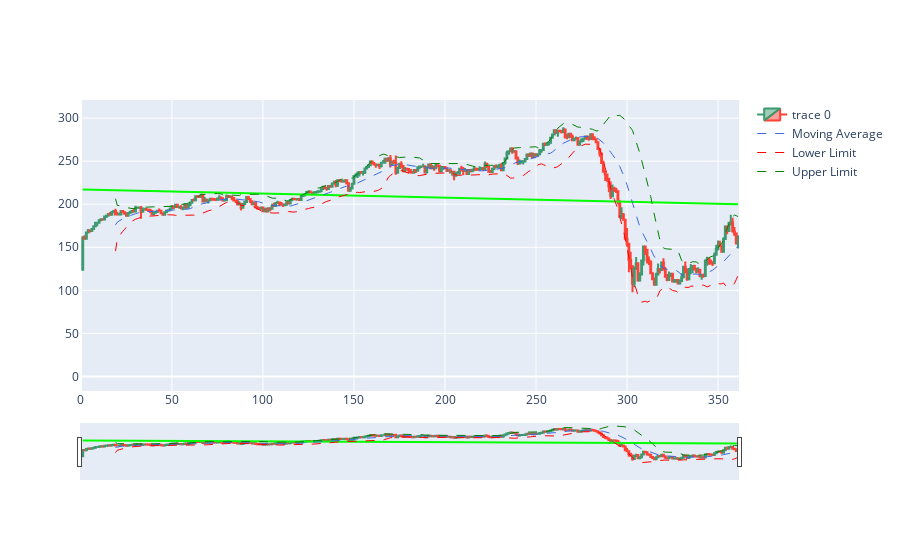

The notebook cell saved with this chart:
### Code cell
fig.add_trace(go.Scatter(x=df.index, y=df['MA'], name='Moving Average',
                         line = dict(color='royalblue', width=1, dash='dash')));
fig.add_trace(go.Scatter(x=df.index, y=df['lower'], name='Lower Limit',
                         line = dict(color='red', width=1, dash='dash')));
fig.add_trace(go.Scatter(x=df.index, y=df['upper'], name='Upper Limit',
                         line = dict(color='green', width=1, dash='dash')));

fig.show();

### Figure 1 — Plotly figure (JSON) as saved in the notebook; plotly's stock layout.template omitted (floating-point values rounded to 4 significant figures; data arrays with more than 128 entries replaced by an {"elided": "..."} marker saying what was removed)
{"data": [{"close": {"elided": "362 float values"}, "high": {"elided": "362 float values"}, "low": {"elided": "362 float values"}, "open": {"elided": "362 float values"}, "type": "candlestick", "x": {"elided": "362 int values"}}, {"hovertemplate": "<b>OLS trendline</b><br>y = -0.0475686 * x + 217.054<br>R<sup>2</sup>=0.012238<br><br>x=%{x}<br>y=%{y} <b>(trend)</b><extra></extra>", "legendgroup": "", "line": {"color": "#00ff00"}, "marker": {"color": "#636efa", "symbol": "circle"}, "mode": "lines", "name": "", "showlegend": false, "type": "scatter", "x": {"elided": "361 int values"}, "xaxis": "x", "y": {"elided": "361 float values"}, "yaxis": "y"}, {"line": {"color": "royalblue", "dash": "dash", "width": 1}, "name": "Moving Average", "type": "scatter", "x": {"elided": "362 int values"}, "y": {"elided": "362 float values"}}, {"line": {"color": "red", "dash": "dash", "width": 1}, "name": "Lower Limit", "type": "scatter", "x": {"elided": "362 int values"}, "y": {"elided": "362 float values"}}, {"line": {"color": "green", "dash": "dash", "width": 1}, "name": "Upper Limit", "type": "scatter", "x": {"elided": "362 int values"}, "y": {"elided": "362 float values"}}], "layout": {"autosize": true, "xaxis": {"autorange": true, "range": [-0.5, 361.5], "rangeslider": {"autorange": true, "range": [-0.5, 361.5], "yaxis": {"_template": null, "rangemode": "match"}}, "type": "linear"}, "yaxis": {"autorange": true, "range": [-16.9, 321.0], "type": "linear"}}}
